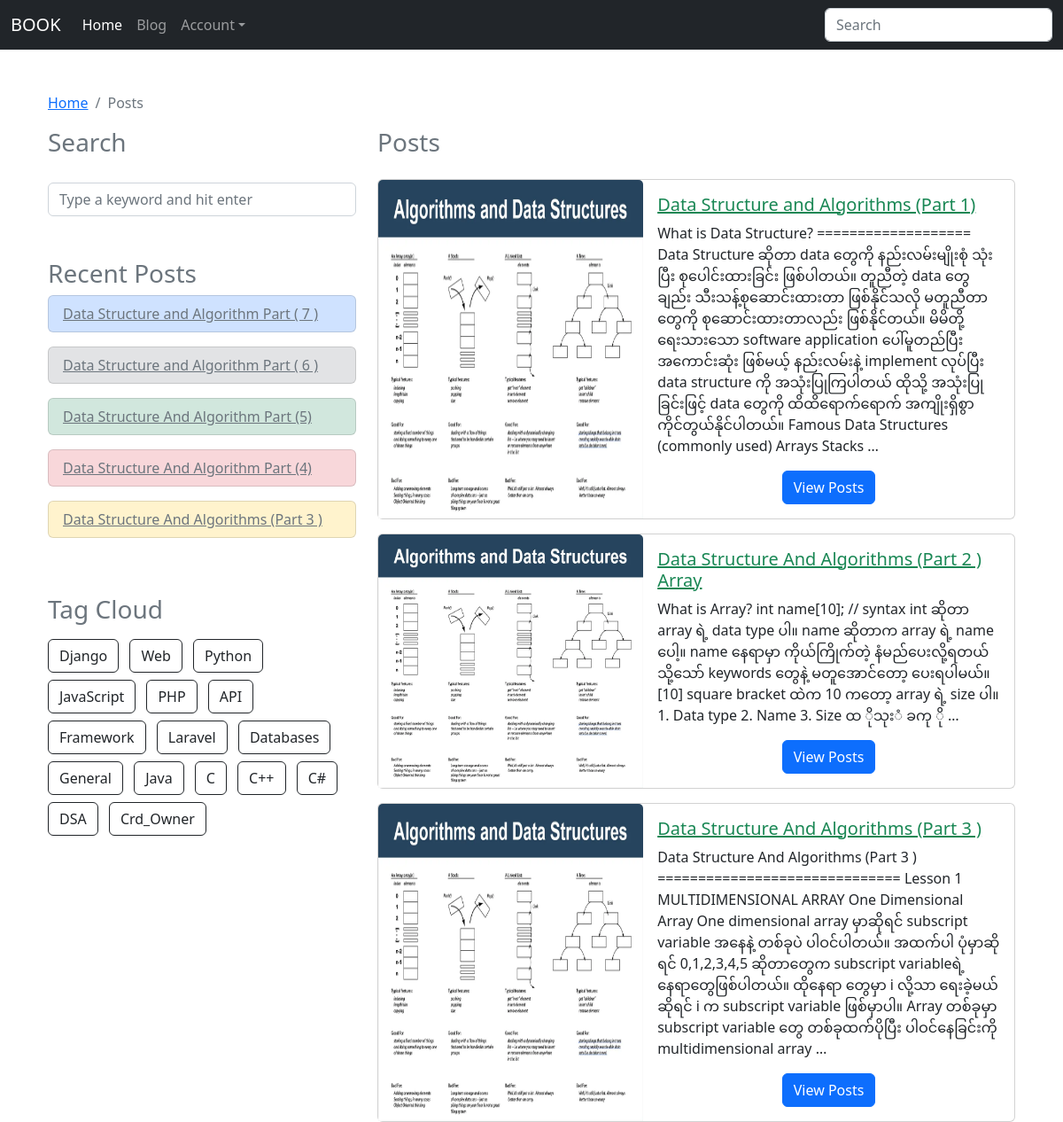
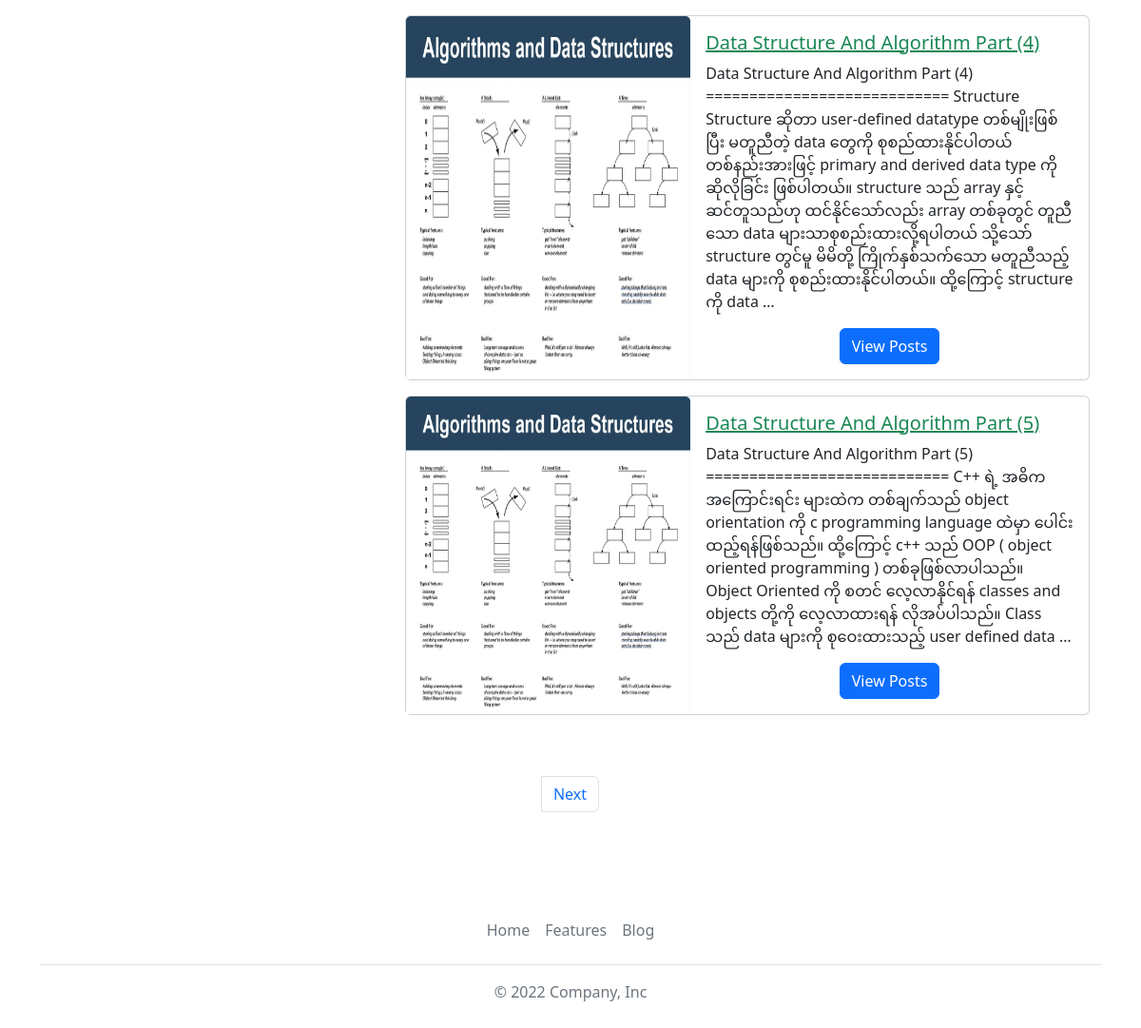
The app's page /blog/posts/, older data (2 pictures, top to bottom).
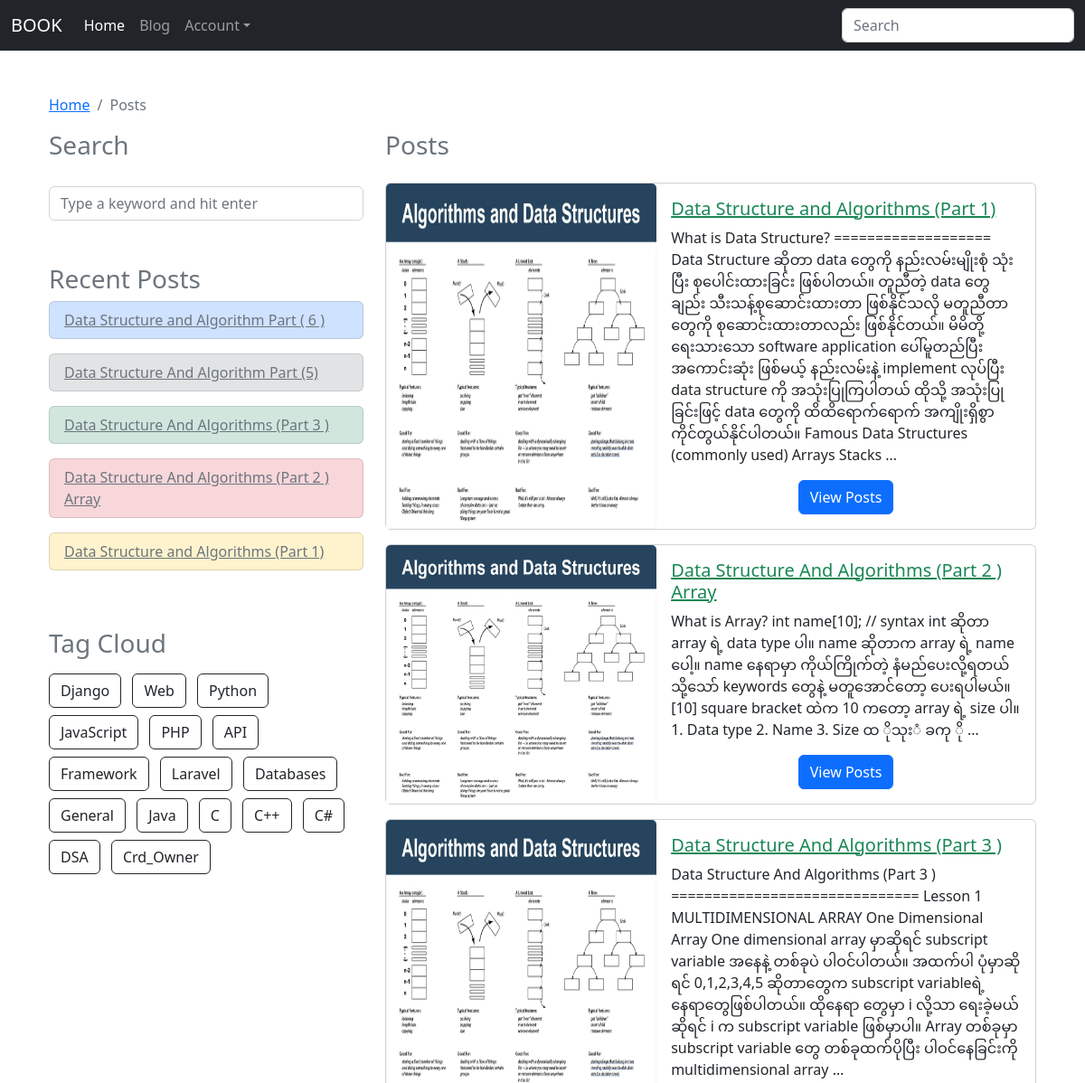
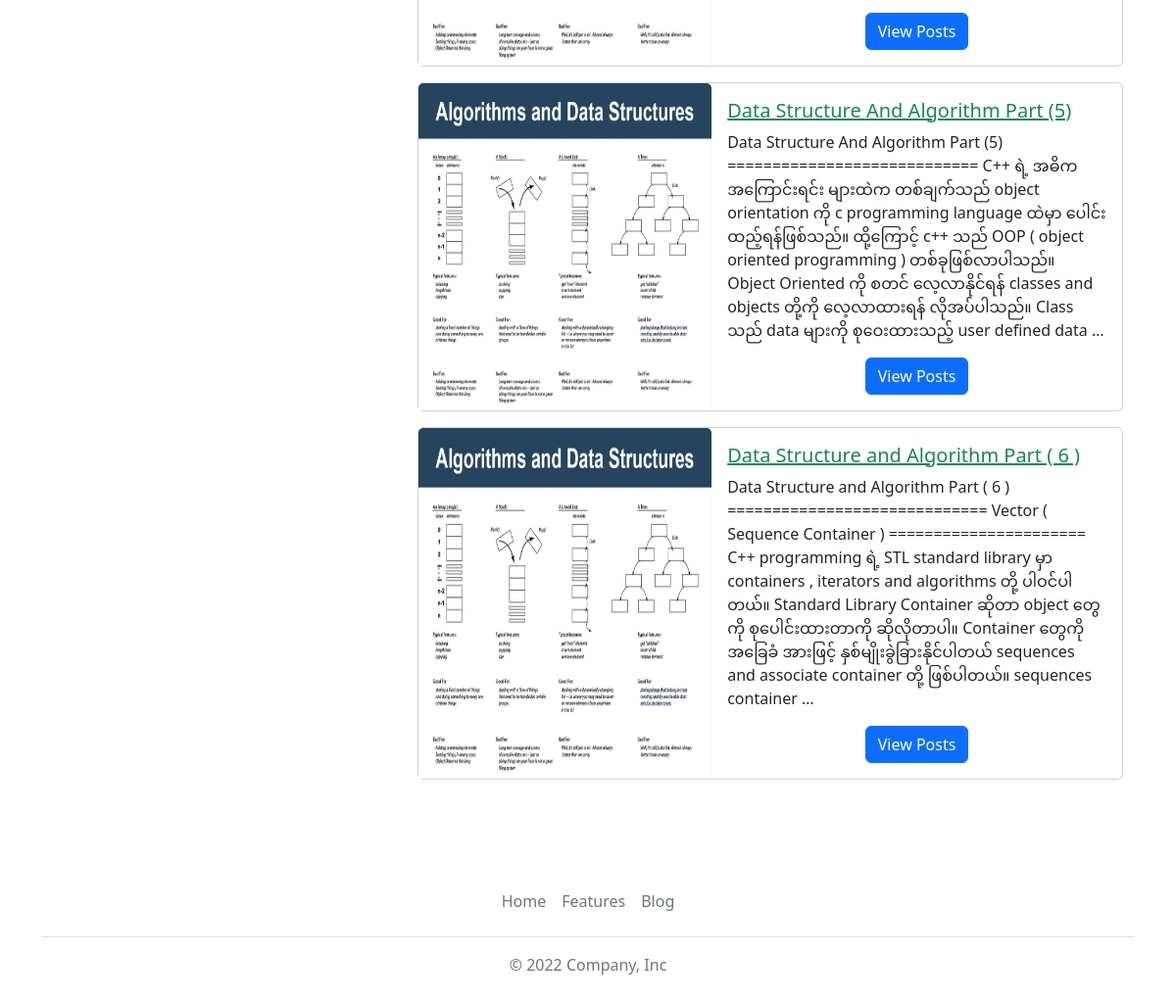
The same page, newer data (2 pictures, top to bottom).
### blog/models.py (models this page shows, shortened)
class Blog(models.Model):
	STATUS_CHOICE = (
		(0, "Draft"),
		(1, "Public"),
	)
	title = models.CharField(max_length=254)
	user = models.ForeignKey(User, on_delete=models.CASCADE)
	slug = models.SlugField()
	body = RichTextUploadingField(blank=True)
	created_date = models.DateTimeField(default=timezone.now)
	edited_date = models.DateTimeField(auto_now_add=True)
	tags = models.ManyToManyField(Tag, blank=True)
	image = models.ImageField(upload_to=None, null=True, blank=True)
	status = models.IntegerField(choices=STATUS_CHOICE, default=0)

### tags/models.py (models this page shows, shortened)
class Tag(models.Model):
	name = models.CharField(max_length=100)

### blog/views.py (the view)
# urls.py: path("posts/", views.blog_posts, name="posts"),
def blog_posts(request):
	recent_posts = Blog.objects.all().order_by('-created_date')[:5]
	all_tags = Tag.objects.all()
	blogs = Blog.objects.all().order_by('created_date')
	page = request.GET.get('page', 1)
	paginator = Paginator(blogs, 5)
	try:
		page_obj = paginator.page(page)
	except PageNotAnInteger:
		page_obj = paginator.page(1)
	except EmptyPage:
		page_obj = paginator.page(paginator.num_pages)
	context = {
		"recent_posts": recent_posts,
		"all_tags": all_tags,
		"blogs": blogs,
		"page_obj": page_obj,
		"page": page,
	}
	return render(request, "blog/blog_posts.html", context)

### templates/blog/blog_posts.html (shortened to what this page needs)
{% extends 'base.html' %}
{% load static %}
{% block content %}
	<div class="container px-4 py-5">
		<nav aria-label="breadcrumb mb-3">
		  <ol class="breadcrumb">
		    <li class="breadcrumb-item"><a href="{% url 'blog:home' %}">Home</a></li>
		    <li class="breadcrumb-item active" aria-current="page">Posts</li>
		  </ol>
		</nav>
		<div class="row">
			<div class="col-12 col-lg-4">
				<h3 class="text-muted mb-1">Search</h3>
				<div class="sidebar-box pt-md-4 mb-5">
			        <form action="" class="search-form" method="GET">
			            <div class="form-group">
			                <input type="text" name="q" class="form-control" placeholder="Type a keyword and hit enter">
			            </div>
			        </form>
			    </div>
			    <div class="mb-5">
				    <h3 class="text-muted">Recent Posts</h3>
				    {% for post in recent_posts %}
				    <ul class="list-group">
						  <li class="list-group-item mb-3 {% cycle 'list-group-item-primary' 'list-group-item-secondary' 'list-group-item-success' 'list-group-item-danger' 'list-group-item-warning' %}">
						  	<a class="text-deorator-none link-secondary" href="{% url 'blog:detail' post.slug %}">{{ post.title }}</a>
						  </li>
					</ul>
					{% endfor %}
				</div>
				<div class="mb-3">
			        <h3 class="text-muted mb-3">Tag Cloud</h3>
			        <ul class="list-inline">
			        	{% for tag in all_tags %}
					    <li class="list-inline-item mb-2"><a href="{% url 'book:view_tags' tag.name %}" class="btn btn-outline-dark">{{ tag.name }}</a></li>
					    {% endfor %}
					</ul>
			    </div>
			</div>
			<div class="col-12 col-lg-8">
				<h3 class="text-muted mb-4">Posts</h3>
				{% for post in page_obj %}
				<div class="card mb-3">
				    <div class="row g-0">
				        <div class="col-sm-5">
				            <a href="{% url 'blog:detail' post.slug %}">
				            	<img src="{{ post.image.url }}" class="card-img-top h-100" alt="{{ post.title }}">
				            </a>
				        </div>
				        <div class="col-sm-7">
				            <div class="card-body">
				            	<h5 class="card-title">
					            	<a href="{% url 'blog:detail' post.slug %}" class="text-deorator-none link-success">
						            	{{ post.title }}
						            </a>
					            </h5>
				                <p class="card-text mb-3">{{ post.body |truncatewords:"50" | safe }}</p>
				                <div class="text-center mt-3">
				                	<a href="{% url 'blog:detail' post.slug %}" class="btn btn-primary">View Posts</a>
				                </div>
				            </div>
				        </div>
				    </div>
				</div>
				{% endfor %}
			</div>
			{% if page_obj.has_other_pages %}
		    <div class="mt-5">
		    	<nav aria-label="Page navigation example">
				  <ul class="pagination justify-content-center">
				    <li class="page-item">
				    	{% if page_obj.has_next %}
				    	  <a class="page-link" href="?page={{ page_obj.next_page_number }}">Next</a>
				    	{% endif %}
				    </li>
				  </ul>
				</nav>
		    </div>
		    {% endif %}
		</div>
	</div>
{% endblock %}

Row changes from the older to the newer data that the page shows:
removed Blog: title "Data Structure and Algorithm Part ( 7 )", shown under "Recent Posts"
removed Blog: title "Data Structure And Algorithm Part (4)", image (picture), body "Data Structure And Algorithm Part (4) ============================ Structure Structure ဆိုတာ user-defined datatype တစ်မျိုးဖြစ်ပြီး မတူညီတဲ့ data တွေကို စုစည်ထားနိုင်ပါတယ် တစ်နည်းအားဖြင့် primary and derived data type ကို ဆိုလိုခြင်း ဖြစ်ပါတယ်။ structure သည် array နှင့် ဆင်တူသည်ဟု ထင်နိုင်သော်လည်း array တစ်ခုတွင် တူညီသော data များသာစုစည်းထားလို့ရပါတယ် သို့သော် structure တွင်မူ မိမိတို့ ကြိုက်နှစ်သက်သော မတူညီသည့် data များကို စုစည်းထားနိုင်ပါတယ်။ ထို့ကြောင့် structure ကို data …"
now on one of the page's lists (row unchanged): Blog: title "Data Structure and Algorithm Part ( 6 )", body "Data Structure and Algorithm Part ( 6 ) ============================= Vector ( Sequence Container ) ====================== C++ programming ရဲ့ STL standard library မှာ containers , iterators and algorithms တို့ ပါဝင်ပါတယ်။ Standard Library Container ဆိုတာ object တွေကို စုပေါင်းထားတာကို ဆိုလိုတာပါ။ Container တွေကို အခြေခံ အားဖြင့် နှစ်မျိုးခွဲခြားနိုင်ပါတယ် sequences and associate container တို့ ဖြစ်ပါတယ်။ sequences container …"
now on one of the page's lists (row unchanged): Blog: title "Data Structure And Algorithms (Part 2 ) Array"
now on one of the page's lists (row unchanged): Blog: title "Data Structure and Algorithms (Part 1)"
Text that changed along with them:
text no longer shown: "Next"
